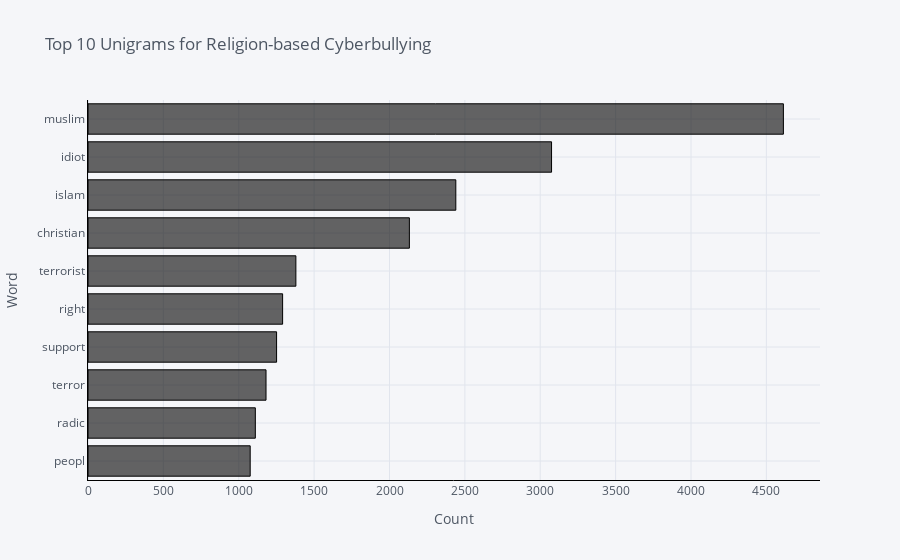
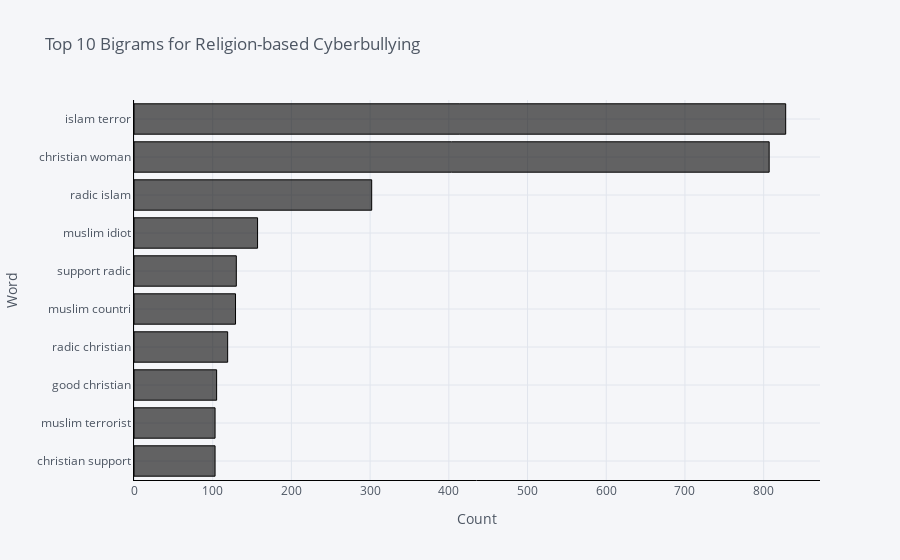
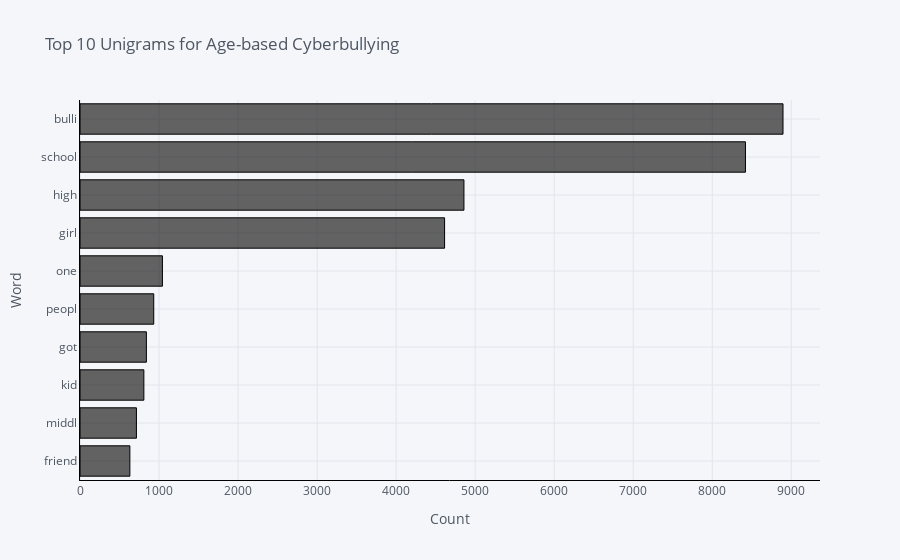
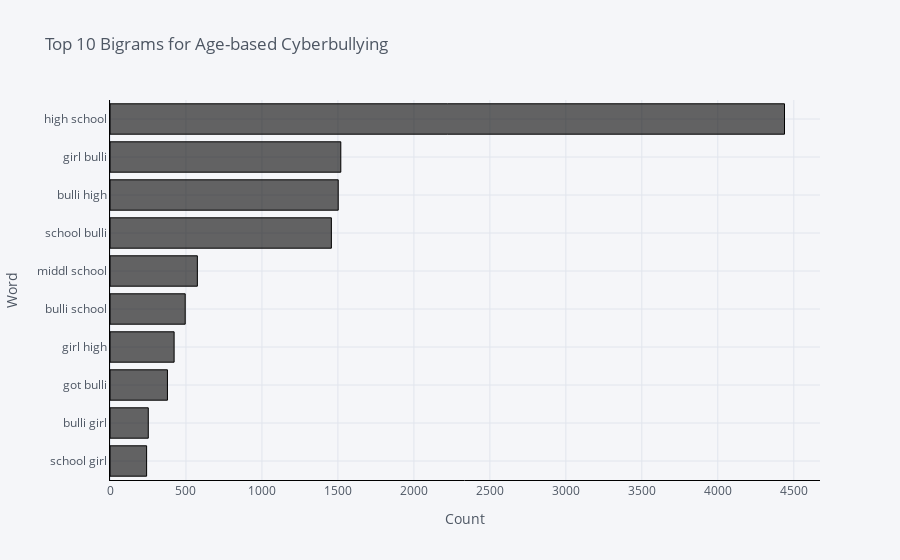

Source (notebook cell) for these figures, in order:
### Code cell
import matplotlib.pyplot as plt
import wordcloud as wc
import warnings
import pandas as pd
import cufflinks

from plotly.offline import iplot
from sklearn.feature_extraction.text import CountVectorizer
from cleaner import get_processed_df

warnings.filterwarnings("ignore")
cufflinks.go_offline()
cufflinks.set_config_file(world_readable=True, theme='pearl')


SENTIMENTS = {
    'Religion-based Cyberbullying': 0,
    'Age-based Cyberbullying': 1,
    'Ethnicity-based Cyberbullying': 2,
    'Gender-based Cyberbullying': 3,
    'Not Cyberbullying': 4
}
MAX_TWEET_LENGTH = 100
CENSOR_LIST = {'fuck':'f_ck', 'nigger':'n__ger', 'nigga': 'n__ga', 'bitch': 'b__ch', 'ass': 'a_s'}

def get_ngram(corpus, ngram_range, n=None):
    # create token matrix with tweets
    count_vectorizer = CountVectorizer(
        ngram_range = ngram_range,
        stop_words = wc.STOPWORDS
    ).fit(corpus)
    
    converted_words = count_vectorizer.transform(corpus)
    count_words = converted_words.sum(axis=0) 
    
    words_frequency = [
        (word, count_words[0, idx]) 
        for word, idx in count_vectorizer.vocabulary_.items()
    ]
    # sort by count
    words_frequency = sorted(
        words_frequency, 
        key = lambda x: x[1], 
        reverse=True
    )    
    return words_frequency[:n]

# get clean data from cleaner
df = get_processed_df(MAX_TWEET_LENGTH)

for key, value in SENTIMENTS.items():
    data = df[df['sentiment'] == value]
    data_str = ""
    for txt in data['text_clean']:
        # censor words for wordcloud
        if any(ext in txt for ext in CENSOR_LIST.keys()):
            new_txt = txt
            for k, v in CENSOR_LIST.items():
                new_txt = new_txt.replace(k, v)
            data_str += ' ' + new_txt
        else:
            data_str += ' ' + txt

    wordcloud = wc.WordCloud(
        stopwords = wc.STOPWORDS,
        max_font_size = 80,
        width = 600,
        height = 600,
        background_color = 'black').generate(data_str)

    fig, ax = plt.subplots(
        figsize=(14,10)
    )
    ax.imshow(
        wordcloud, 
        interpolation='bilinear'
    )
    ax.set_axis_off()
    plt.title(
        f'Wordcloud of {key}', 
        size = 20
    )
    plt.imshow(wordcloud)

    # create bar chart
    unigrams = get_ngram(
        data['text_clean'],
        (1,1), 
        10
    )
    bigrams = get_ngram(
        data['text_clean'],
        (2,2), 
        10
    )

    # python visualizer.py 
    # command will not work in a regular console/terminal
    # the code must be running in Jupyter to get some output
    # to add a custom kernel, you need to create a virtualenv and then define it into Jupyter:
    #
    # ipython kernel install --user --name=venv
    # pip install -r requirements.txt
    #
    # with this code, you created a kernel and installed requirements into that virtualenv
    unigram_chart = pd.DataFrame(unigrams, columns = ['Text' , 'count'])
    unigram_chart.groupby('Text').\
        sum()['count'].\
        sort_values(ascending=True).\
        iplot(
            kind='bar', 
            xTitle='Count', 
            yTitle='Word', 
            linecolor='black',
            color='black', 
            title=f'Top 10 Unigrams for {key}',
            orientation='h'
        )

    bigram_chart = pd.DataFrame(bigrams, columns = ['Text' , 'count'])
    bigram_chart.groupby('Text').\
        sum()['count'].\
        sort_values(ascending=True).\
        iplot(
            kind='bar', 
            yTitle='Word',
            xTitle='Count', 
            linecolor='black',
            color='black', 
            title=f'Top 10 Bigrams for {key}',
            orientation='h'
        )

#
#  ___                   _  __                 _    
# / _ \ ______ _ _ __   | |/ /___  _   _ _   _| | __
#| | | |_  / _` | '_ \  | ' // _ \| | | | | | | |/ /
#| |_| |/ / (_| | | | | | . \ (_) | |_| | |_| |   < 
# \___//___\__,_|_| |_| |_|\_\___/ \__, |\__,_|_|\_\
#                                  |___/            
#

### Figure 1 — Plotly figure (JSON) as saved in the notebook; plotly's stock layout.template omitted (floating-point values rounded to 4 significant figures)
{"data": [{"marker": {"color": "rgba(0, 0, 0, 0.6)", "line": {"color": "rgba(0, 0, 0, 1.0)", "width": 1}}, "name": "count", "orientation": "h", "text": "", "type": "bar", "x": [1076, 1110, 1181, 1251, 1291, 1379, 2132, 2440, 3075, 4613], "y": ["peopl", "radic", "terror", "support", "right", "terrorist", "christian", "islam", "idiot", "muslim"]}], "layout": {"legend": {"bgcolor": "#F5F6F9", "font": {"color": "#4D5663"}}, "paper_bgcolor": "#F5F6F9", "plot_bgcolor": "#F5F6F9", "title": {"font": {"color": "#4D5663"}, "text": "Top 10 Unigrams for Religion-based Cyberbullying"}, "xaxis": {"gridcolor": "#E1E5ED", "linecolor": "black", "showgrid": true, "tickfont": {"color": "#4D5663"}, "title": {"font": {"color": "#4D5663"}, "text": "Count"}, "zerolinecolor": "#E1E5ED"}, "yaxis": {"gridcolor": "#E1E5ED", "linecolor": "black", "showgrid": true, "tickfont": {"color": "#4D5663"}, "title": {"font": {"color": "#4D5663"}, "text": "Word"}, "zerolinecolor": "#E1E5ED"}}}

### Figure 2 — Plotly figure (JSON) as saved in the notebook; plotly's stock layout.template omitted (floating-point values rounded to 4 significant figures)
{"data": [{"marker": {"color": "rgba(0, 0, 0, 0.6)", "line": {"color": "rgba(0, 0, 0, 1.0)", "width": 1}}, "name": "count", "orientation": "h", "text": "", "type": "bar", "x": [103, 103, 105, 119, 129, 130, 157, 302, 807, 828], "y": ["christian support", "muslim terrorist", "good christian", "radic christian", "muslim countri", "support radic", "muslim idiot", "radic islam", "christian woman", "islam terror"]}], "layout": {"legend": {"bgcolor": "#F5F6F9", "font": {"color": "#4D5663"}}, "paper_bgcolor": "#F5F6F9", "plot_bgcolor": "#F5F6F9", "title": {"font": {"color": "#4D5663"}, "text": "Top 10 Bigrams for Religion-based Cyberbullying"}, "xaxis": {"gridcolor": "#E1E5ED", "linecolor": "black", "showgrid": true, "tickfont": {"color": "#4D5663"}, "title": {"font": {"color": "#4D5663"}, "text": "Count"}, "zerolinecolor": "#E1E5ED"}, "yaxis": {"gridcolor": "#E1E5ED", "linecolor": "black", "showgrid": true, "tickfont": {"color": "#4D5663"}, "title": {"font": {"color": "#4D5663"}, "text": "Word"}, "zerolinecolor": "#E1E5ED"}}}

### Figure 3 — Plotly figure (JSON) as saved in the notebook; plotly's stock layout.template omitted (floating-point values rounded to 4 significant figures)
{"data": [{"marker": {"color": "rgba(0, 0, 0, 0.6)", "line": {"color": "rgba(0, 0, 0, 1.0)", "width": 1}}, "name": "count", "orientation": "h", "text": "", "type": "bar", "x": [631, 714, 808, 840, 933, 1043, 4613, 4858, 8420, 8895], "y": ["friend", "middl", "kid", "got", "peopl", "one", "girl", "high", "school", "bulli"]}], "layout": {"legend": {"bgcolor": "#F5F6F9", "font": {"color": "#4D5663"}}, "paper_bgcolor": "#F5F6F9", "plot_bgcolor": "#F5F6F9", "title": {"font": {"color": "#4D5663"}, "text": "Top 10 Unigrams for Age-based Cyberbullying"}, "xaxis": {"gridcolor": "#E1E5ED", "linecolor": "black", "showgrid": true, "tickfont": {"color": "#4D5663"}, "title": {"font": {"color": "#4D5663"}, "text": "Count"}, "zerolinecolor": "#E1E5ED"}, "yaxis": {"gridcolor": "#E1E5ED", "linecolor": "black", "showgrid": true, "tickfont": {"color": "#4D5663"}, "title": {"font": {"color": "#4D5663"}, "text": "Word"}, "zerolinecolor": "#E1E5ED"}}}

### Figure 4 — Plotly figure (JSON) as saved in the notebook; plotly's stock layout.template omitted (floating-point values rounded to 4 significant figures)
{"data": [{"marker": {"color": "rgba(0, 0, 0, 0.6)", "line": {"color": "rgba(0, 0, 0, 1.0)", "width": 1}}, "name": "count", "orientation": "h", "text": "", "type": "bar", "x": [241, 252, 378, 422, 495, 575, 1457, 1502, 1519, 4439], "y": ["school girl", "bulli girl", "got bulli", "girl high", "bulli school", "middl school", "school bulli", "bulli high", "girl bulli", "high school"]}], "layout": {"legend": {"bgcolor": "#F5F6F9", "font": {"color": "#4D5663"}}, "paper_bgcolor": "#F5F6F9", "plot_bgcolor": "#F5F6F9", "title": {"font": {"color": "#4D5663"}, "text": "Top 10 Bigrams for Age-based Cyberbullying"}, "xaxis": {"gridcolor": "#E1E5ED", "linecolor": "black", "showgrid": true, "tickfont": {"color": "#4D5663"}, "title": {"font": {"color": "#4D5663"}, "text": "Count"}, "zerolinecolor": "#E1E5ED"}, "yaxis": {"gridcolor": "#E1E5ED", "linecolor": "black", "showgrid": true, "tickfont": {"color": "#4D5663"}, "title": {"font": {"color": "#4D5663"}, "text": "Word"}, "zerolinecolor": "#E1E5ED"}}}
